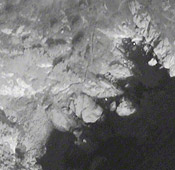
#> input picture notebooks/data/images/worldview-1.jpg, 175 x 170 px
$ jupyter execute 4_4_5_demonstrate_pseudo_color_vs_intensity_slicing.ipynb
#> lines starting #> are read from the running program, lines starting #| are printed output that depends on the picture
[cell 1]
"""
This program demonstrates and compares two techniques for visualizing intensity variations in a grayscale image:
pseudo-coloring and intensity slicing with colors.

## 1. Pseudo-Coloring:
   - Pseudo-coloring maps grayscale intensity values to a color gradient using predefined colormaps.
   - It provides smooth transitions across intensity values, enhancing visual interpretation.
   - Example: OpenCV's `COLORMAP_JET` creates a rainbow gradient (blue to red) for intensity variations.
   - **Use Case**: Best suited for data visualization where subtle differences in intensity need to be observed.

## 2. Intensity Slicing with Colors:
   - Intensity slicing groups intensity values into specific ranges and assigns distinct colors to each range.
   - Unlike pseudo-coloring, this technique does not create smooth transitions but highlights specific ranges.
   - Example:
     - Low intensity (0–85): Blue
     - Medium intensity (86–170): Green
     - High intensity (171–255): Red
   - **Use Case**: Useful for segmentation or feature detection where distinct regions need to be highlighted.

## Key Differences:
| Feature                  | Pseudo-Coloring                  | Intensity Slicing with Colors          |
|--------------------------|-----------------------------------|-----------------------------------------|
| **Color Mapping**        | Smooth gradient across intensity | Discrete colors for intensity ranges   |
| **Transition**           | Gradual transitions             | Sharp boundaries                       |
| **Purpose**              | Data visualization              | Segmentation or feature highlighting   |
| **Output Appearance**    | Color gradients (e.g., rainbow) | Distinct color bands (e.g., blue, green, red) |

## Program Steps:
1. Load a grayscale image.
2. Apply pseudo-coloring using OpenCV's colormap.
3. Implement intensity slicing with distinct color mapping.
4. Display the original grayscale, pseudo-colored, and intensity-sliced images side by side for comparison.

## Applications:
- **Pseudo-Coloring**:
  - Remote sensing: Visualizing terrain, water, or vegetation.
  - Medical imaging: Heatmaps or subtle density variations in X-rays or CT scans.
- **Intensity Slicing**:
  - Highlighting features in satellite imagery.
  - Segmenting specific regions in medical scans (e.g., tumors or organs).

This program showcases the output of both techniques, highlighting their distinct visual effects.
"""

import os
import cv2
import numpy as np
import matplotlib.pyplot as plt

# Step 1: Load the grayscale image
image_path = os.path.join(os.getcwd(), 'data', 'images', 'worldview-1.jpg')  # Replace with your image path

if not os.path.exists(image_path):
    raise FileNotFoundError(f"Image file not found: {image_path}")

# Load the image in grayscale mode
gray_image = cv2.imread(image_path, cv2.IMREAD_GRAYSCALE)
#> gray_image: shape (170, 175); min 27, max 244, mean 119

if gray_image is None:
    raise ValueError(f"Failed to load the image at: {image_path}")

# Step 2: Apply Pseudo-Coloring
pseudo_color_image = cv2.applyColorMap(gray_image, cv2.COLORMAP_JET)  # Using OpenCV colormap
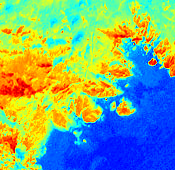
#> pseudo_color_image: shape (170, 175, 3); mean B, G, R 128.9, 171.4, 126.3
pseudo_color_image_rgb = cv2.cvtColor(pseudo_color_image, cv2.COLOR_BGR2RGB)  # Convert for Matplotlib

# Step 3: Apply Intensity Slicing with Colors
height, width = gray_image.shape
#> height = 170; width = 175
color_sliced_image = np.zeros((height, width, 3), dtype=np.uint8)

# Map intensity ranges to specific colors
for i in range(height):
    for j in range(width):
        intensity = gray_image[i, j]
        if intensity <= 85:  # Low intensity
            color_sliced_image[i, j] = [255, 0, 0]  # Blue
        elif 86 <= intensity <= 170:  # Medium intensity
            color_sliced_image[i, j] = [0, 255, 0]  # Green
        else:  # High intensity
            color_sliced_image[i, j] = [0, 0, 255]  # Red
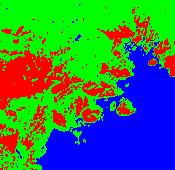
#> color_sliced_image: shape (170, 175, 3); mean of channels 0, 1, 2 81.8, 120.2, 53; drawn as B, G, R

# Step 4: Visualize all results side by side
fig, ax = plt.subplots(1, 3, figsize=(15, 5))

# Original Grayscale Image
ax[0].imshow(gray_image, cmap="gray")
ax[0].set_title("Original Grayscale Image")
ax[0].axis("off")

# Pseudo-Colored Image
ax[1].imshow(pseudo_color_image_rgb)
ax[1].set_title("Pseudo-Colored Image")
ax[1].axis("off")

# Intensity Sliced Image with Colors
ax[2].imshow(color_sliced_image)
ax[2].set_title("Intensity Sliced Image (with Colors)")
ax[2].axis("off")

plt.tight_layout()
plt.show()
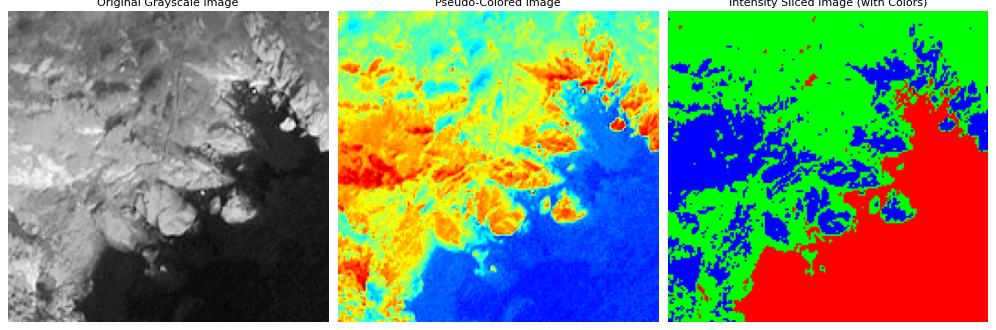
#> figure drawn by matplotlib, 3 panels

$ run again, with notebooks/data/images/blue_band.jpg copied over notebooks/data/images/worldview-1.jpg
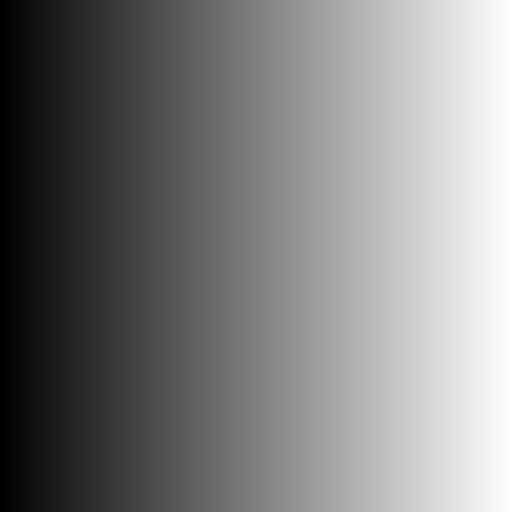
#> input picture notebooks/data/images/blue_band.jpg, 512 x 512 px
#> gray_image is the input picture: shape (512, 512); min 0, max 255, mean 127
#> after the loop `for i in range(height):`:
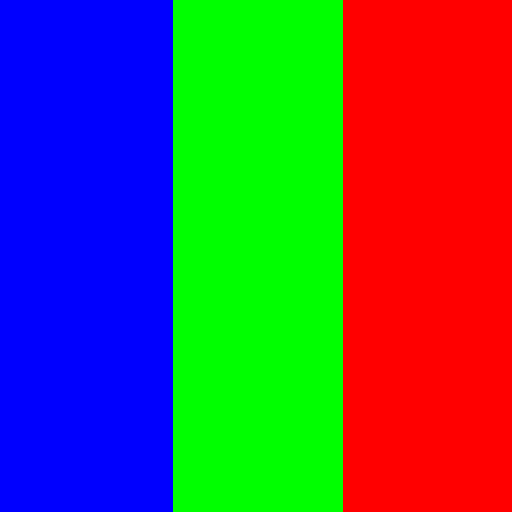
#> color_sliced_image: shape (512, 512, 3); mean of channels 0, 1, 2 86.2, 84.7, 84.2; drawn as B, G, R
#> `plt.show()`:
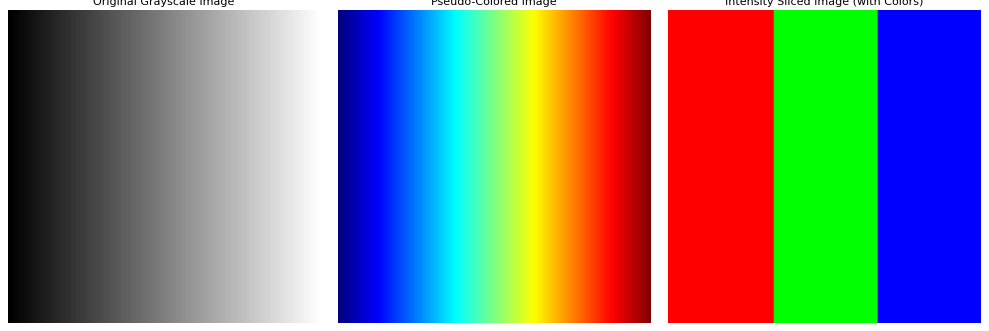
#> figure drawn by matplotlib, 3 panels

$ run again, with notebooks/data/images/color_high_contrast.jpg copied over notebooks/data/images/worldview-1.jpg
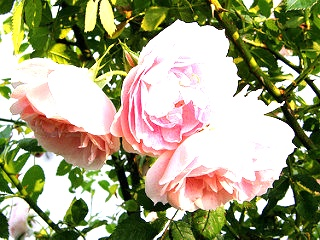
#> input picture notebooks/data/images/color_high_contrast.jpg, 320 x 240 px
#> after the loop `for i in range(height):`:
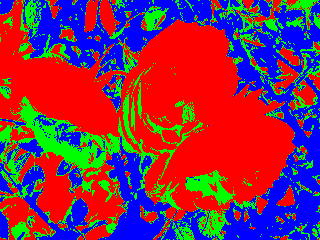
#> color_sliced_image: shape (240, 320, 3); mean of channels 0, 1, 2 80.8, 47.2, 127; drawn as B, G, R
#> `plt.show()`:
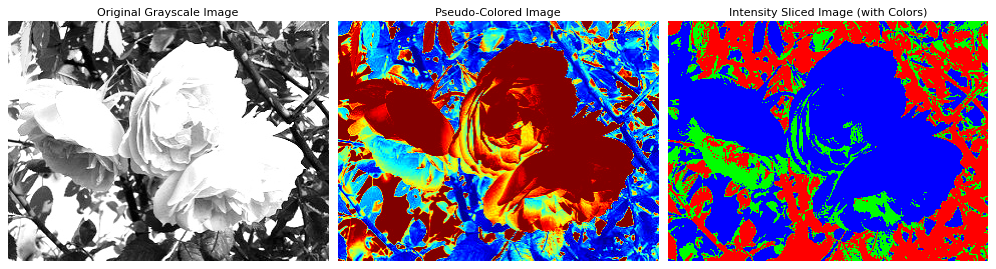
#> figure drawn by matplotlib, 3 panels
